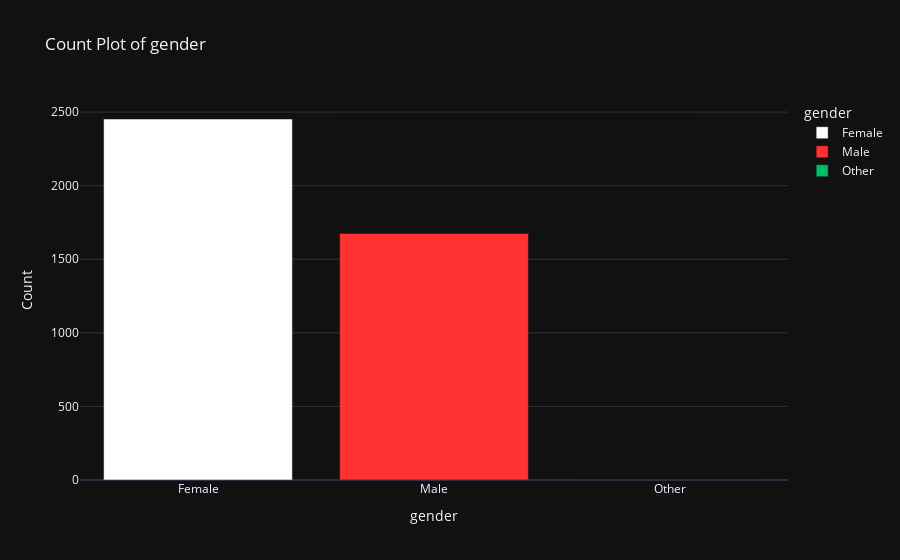
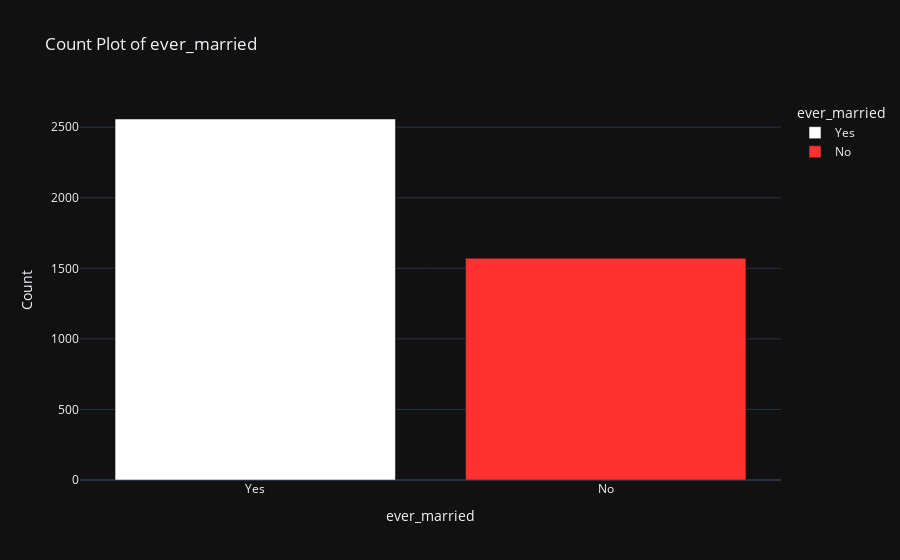
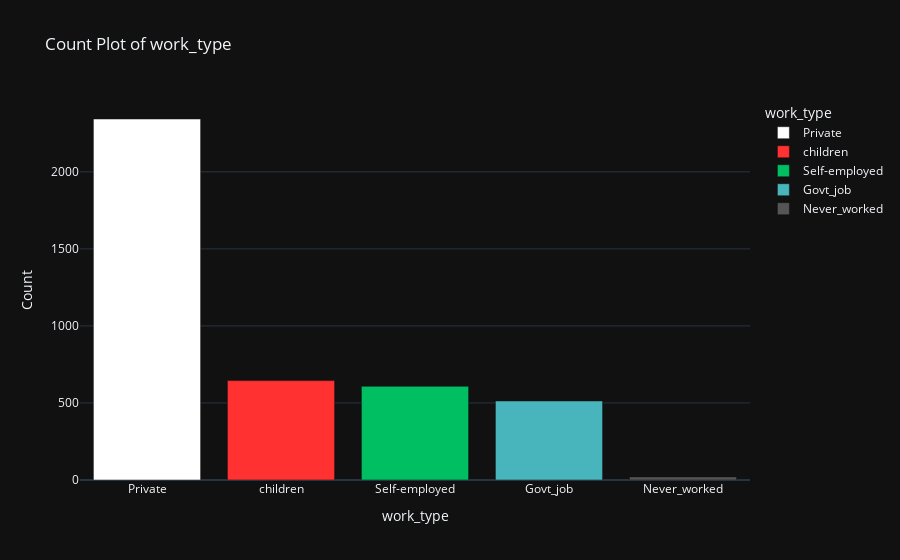
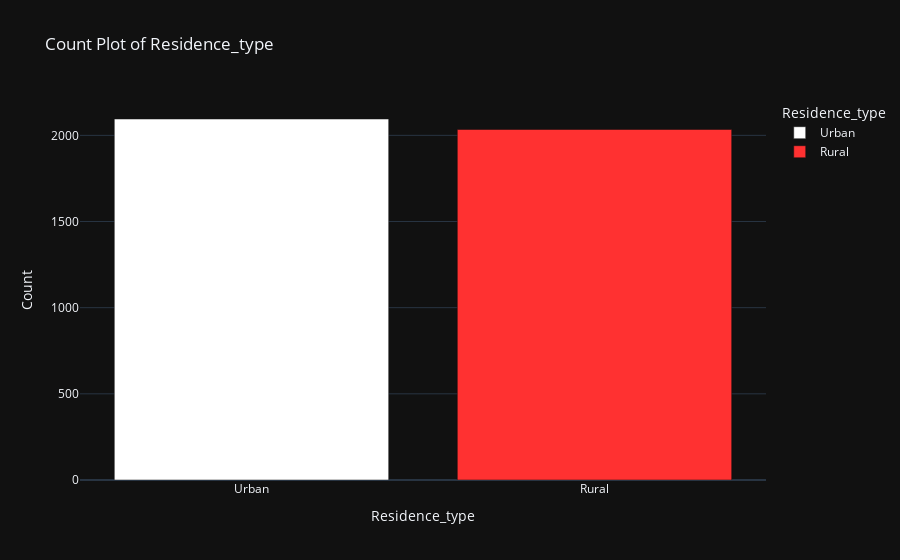

The code cell stored with these charts, in order, in its notebook:
### Code cell
stroke_colors = ['#ffffff', '#ff3131', '#00bf63', '#48b4bb', '#555555']

categorical_cols = ['gender', 'ever_married', 
                    'work_type', 'Residence_type', 'smoking_status']

for col in categorical_cols:
    count_df = df[col].value_counts().reset_index()
    count_df.columns = [col, 'count']  # Rename columns for clarity

    fig = px.bar(count_df, 
                 x=col, y='count', 
                 title=f"Count Plot of {col}",
                 color=col, 
                 color_discrete_sequence=stroke_colors)  # Apply stroke-related colors

    fig.update_layout(
        template="plotly_dark",
        xaxis_title=col, 
        yaxis_title="Count"
    )
    fig.show()

### Figure 1 — Plotly figure (JSON) as saved in the notebook; plotly's stock layout.template omitted (floating-point values rounded to 4 significant figures)
{"data": [{"hovertemplate": "gender=%{x}<br>count=%{y}<extra></extra>", "legendgroup": "Female", "marker": {"color": "#ffffff", "pattern": {"shape": ""}}, "name": "Female", "orientation": "v", "showlegend": true, "textposition": "auto", "type": "bar", "x": ["Female"], "xaxis": "x", "y": [2453], "yaxis": "y"}, {"hovertemplate": "gender=%{x}<br>count=%{y}<extra></extra>", "legendgroup": "Male", "marker": {"color": "#ff3131", "pattern": {"shape": ""}}, "name": "Male", "orientation": "v", "showlegend": true, "textposition": "auto", "type": "bar", "x": ["Male"], "xaxis": "x", "y": [1675], "yaxis": "y"}, {"hovertemplate": "gender=%{x}<br>count=%{y}<extra></extra>", "legendgroup": "Other", "marker": {"color": "#00bf63", "pattern": {"shape": ""}}, "name": "Other", "orientation": "v", "showlegend": true, "textposition": "auto", "type": "bar", "x": ["Other"], "xaxis": "x", "y": [1], "yaxis": "y"}], "layout": {"barmode": "relative", "legend": {"title": {"text": "gender"}, "tracegroupgap": 0}, "title": {"text": "Count Plot of gender"}, "xaxis": {"anchor": "y", "categoryarray": ["Female", "Male", "Other"], "categoryorder": "array", "domain": [0, 1], "title": {"text": "gender"}}, "yaxis": {"anchor": "x", "domain": [0, 1], "title": {"text": "Count"}}}}

### Figure 2 — Plotly figure (JSON) as saved in the notebook; plotly's stock layout.template omitted (floating-point values rounded to 4 significant figures)
{"data": [{"hovertemplate": "ever_married=%{x}<br>count=%{y}<extra></extra>", "legendgroup": "Yes", "marker": {"color": "#ffffff", "pattern": {"shape": ""}}, "name": "Yes", "orientation": "v", "showlegend": true, "textposition": "auto", "type": "bar", "x": ["Yes"], "xaxis": "x", "y": [2558], "yaxis": "y"}, {"hovertemplate": "ever_married=%{x}<br>count=%{y}<extra></extra>", "legendgroup": "No", "marker": {"color": "#ff3131", "pattern": {"shape": ""}}, "name": "No", "orientation": "v", "showlegend": true, "textposition": "auto", "type": "bar", "x": ["No"], "xaxis": "x", "y": [1571], "yaxis": "y"}], "layout": {"barmode": "relative", "legend": {"title": {"text": "ever_married"}, "tracegroupgap": 0}, "title": {"text": "Count Plot of ever_married"}, "xaxis": {"anchor": "y", "categoryarray": ["Yes", "No"], "categoryorder": "array", "domain": [0, 1], "title": {"text": "ever_married"}}, "yaxis": {"anchor": "x", "domain": [0, 1], "title": {"text": "Count"}}}}

### Figure 3 — Plotly figure (JSON) as saved in the notebook; plotly's stock layout.template omitted (floating-point values rounded to 4 significant figures)
{"data": [{"hovertemplate": "work_type=%{x}<br>count=%{y}<extra></extra>", "legendgroup": "Private", "marker": {"color": "#ffffff", "pattern": {"shape": ""}}, "name": "Private", "orientation": "v", "showlegend": true, "textposition": "auto", "type": "bar", "x": ["Private"], "xaxis": "x", "y": [2343], "yaxis": "y"}, {"hovertemplate": "work_type=%{x}<br>count=%{y}<extra></extra>", "legendgroup": "children", "marker": {"color": "#ff3131", "pattern": {"shape": ""}}, "name": "children", "orientation": "v", "showlegend": true, "textposition": "auto", "type": "bar", "x": ["children"], "xaxis": "x", "y": [645], "yaxis": "y"}, {"hovertemplate": "work_type=%{x}<br>count=%{y}<extra></extra>", "legendgroup": "Self-employed", "marker": {"color": "#00bf63", "pattern": {"shape": ""}}, "name": "Self-employed", "orientation": "v", "showlegend": true, "textposition": "auto", "type": "bar", "x": ["Self-employed"], "xaxis": "x", "y": [608], "yaxis": "y"}, {"hovertemplate": "work_type=%{x}<br>count=%{y}<extra></extra>", "legendgroup": "Govt_job", "marker": {"color": "#48b4bb", "pattern": {"shape": ""}}, "name": "Govt_job", "orientation": "v", "showlegend": true, "textposition": "auto", "type": "bar", "x": ["Govt_job"], "xaxis": "x", "y": [513], "yaxis": "y"}, {"hovertemplate": "work_type=%{x}<br>count=%{y}<extra></extra>", "legendgroup": "Never_worked", "marker": {"color": "#555555", "pattern": {"shape": ""}}, "name": "Never_worked", "orientation": "v", "showlegend": true, "textposition": "auto", "type": "bar", "x": ["Never_worked"], "xaxis": "x", "y": [20], "yaxis": "y"}], "layout": {"barmode": "relative", "legend": {"title": {"text": "work_type"}, "tracegroupgap": 0}, "title": {"text": "Count Plot of work_type"}, "xaxis": {"anchor": "y", "categoryarray": ["Private", "children", "Self-employed", "Govt_job", "Never_worked"], "categoryorder": "array", "domain": [0, 1], "title": {"text": "work_type"}}, "yaxis": {"anchor": "x", "domain": [0, 1], "title": {"text": "Count"}}}}

### Figure 4 — Plotly figure (JSON) as saved in the notebook; plotly's stock layout.template omitted (floating-point values rounded to 4 significant figures)
{"data": [{"hovertemplate": "Residence_type=%{x}<br>count=%{y}<extra></extra>", "legendgroup": "Urban", "marker": {"color": "#ffffff", "pattern": {"shape": ""}}, "name": "Urban", "orientation": "v", "showlegend": true, "textposition": "auto", "type": "bar", "x": ["Urban"], "xaxis": "x", "y": [2095], "yaxis": "y"}, {"hovertemplate": "Residence_type=%{x}<br>count=%{y}<extra></extra>", "legendgroup": "Rural", "marker": {"color": "#ff3131", "pattern": {"shape": ""}}, "name": "Rural", "orientation": "v", "showlegend": true, "textposition": "auto", "type": "bar", "x": ["Rural"], "xaxis": "x", "y": [2034], "yaxis": "y"}], "layout": {"barmode": "relative", "legend": {"title": {"text": "Residence_type"}, "tracegroupgap": 0}, "title": {"text": "Count Plot of Residence_type"}, "xaxis": {"anchor": "y", "categoryarray": ["Urban", "Rural"], "categoryorder": "array", "domain": [0, 1], "title": {"text": "Residence_type"}}, "yaxis": {"anchor": "x", "domain": [0, 1], "title": {"text": "Count"}}}}
